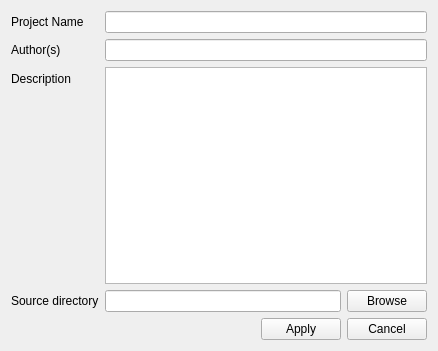
<?xml version="1.0" encoding="UTF-8"?>
<ui version="4.0">
 <class>BGProjectDetails</class>
 <widget class="QWidget" name="BGProjectDetails">
  <property name="geometry">
   <rect>
    <x>0</x>
    <y>0</y>
    <width>438</width>
    <height>351</height>
   </rect>
  </property>
  <property name="windowTitle">
   <string>Form</string>
  </property>
  <layout class="QVBoxLayout" name="verticalLayout">
   <item>
    <layout class="QFormLayout" name="formLayout">
     <item row="0" column="0">
      <widget class="QLabel" name="label">
       <property name="text">
        <string>Project Name</string>
       </property>
      </widget>
     </item>
     <item row="0" column="1">
      <widget class="QLineEdit" name="projectName"/>
     </item>
     <item row="1" column="0">
      <widget class="QLabel" name="label_2">
       <property name="text">
        <string>Author(s)</string>
       </property>
      </widget>
     </item>
     <item row="1" column="1">
      <widget class="QLineEdit" name="authors"/>
     </item>
     <item row="2" column="0">
      <widget class="QLabel" name="label_3">
       <property name="text">
        <string>Description</string>
       </property>
      </widget>
     </item>
     <item row="2" column="1">
      <widget class="QPlainTextEdit" name="description"/>
     </item>
     <item row="3" column="0">
      <widget class="QLabel" name="label_4">
       <property name="text">
        <string>Source directory</string>
       </property>
      </widget>
     </item>
     <item row="3" column="1">
      <layout class="QHBoxLayout" name="horizontalLayout_2" stretch="10,0">
       <item>
        <widget class="QLineEdit" name="srcDirectory">
         <property name="enabled">
          <bool>true</bool>
         </property>
        </widget>
       </item>
       <item>
        <widget class="QPushButton" name="browse">
         <property name="text">
          <string>Browse</string>
         </property>
        </widget>
       </item>
      </layout>
     </item>
    </layout>
   </item>
   <item>
    <layout class="QHBoxLayout" name="horizontalLayout" stretch="10,0,0">
     <item>
      <spacer name="horizontalSpacer">
       <property name="orientation">
        <enum>Qt::Horizontal</enum>
       </property>
       <property name="sizeHint" stdset="0">
        <size>
         <width>40</width>
         <height>20</height>
        </size>
       </property>
      </spacer>
     </item>
     <item>
      <widget class="QPushButton" name="applyChange">
       <property name="text">
        <string>Apply</string>
       </property>
      </widget>
     </item>
     <item>
      <widget class="QPushButton" name="cancelChange">
       <property name="text">
        <string>Cancel</string>
       </property>
      </widget>
     </item>
    </layout>
   </item>
  </layout>
 </widget>
 <resources/>
 <connections/>
</ui>
